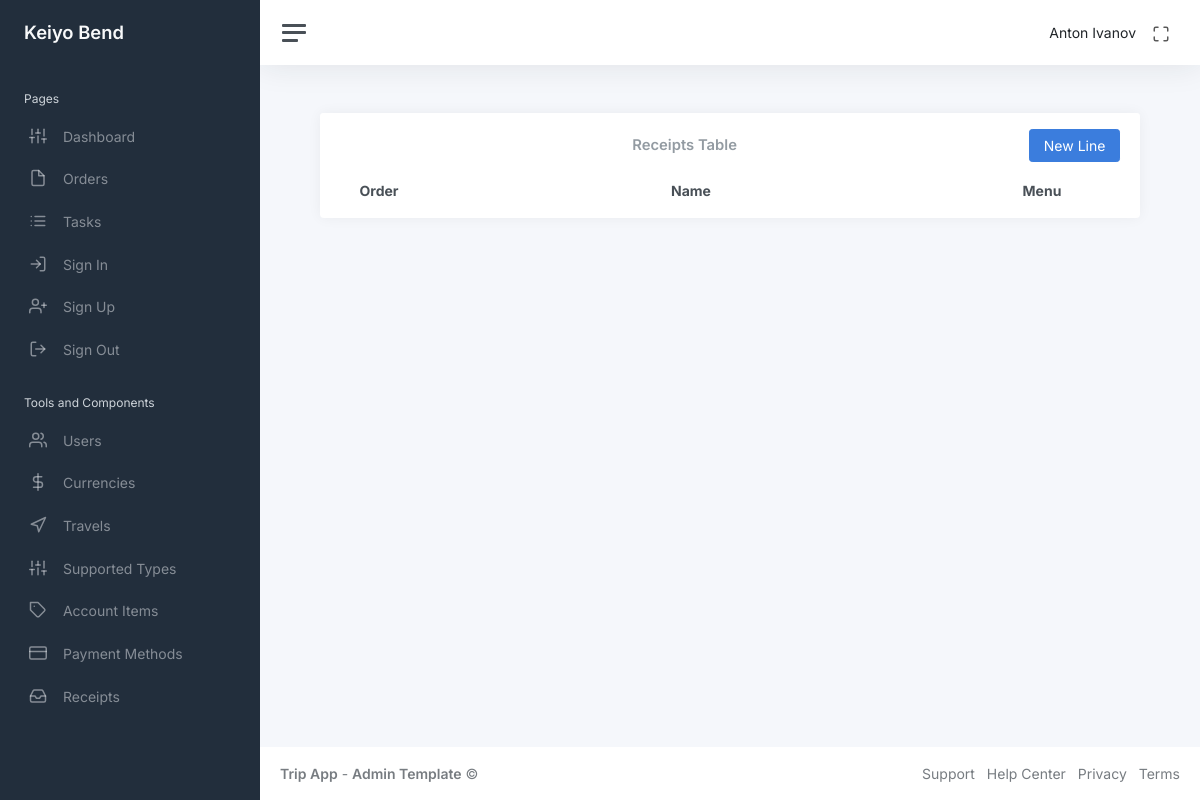
The page /admin_menu/receipts_table (signed in) on the database as committed earlier.
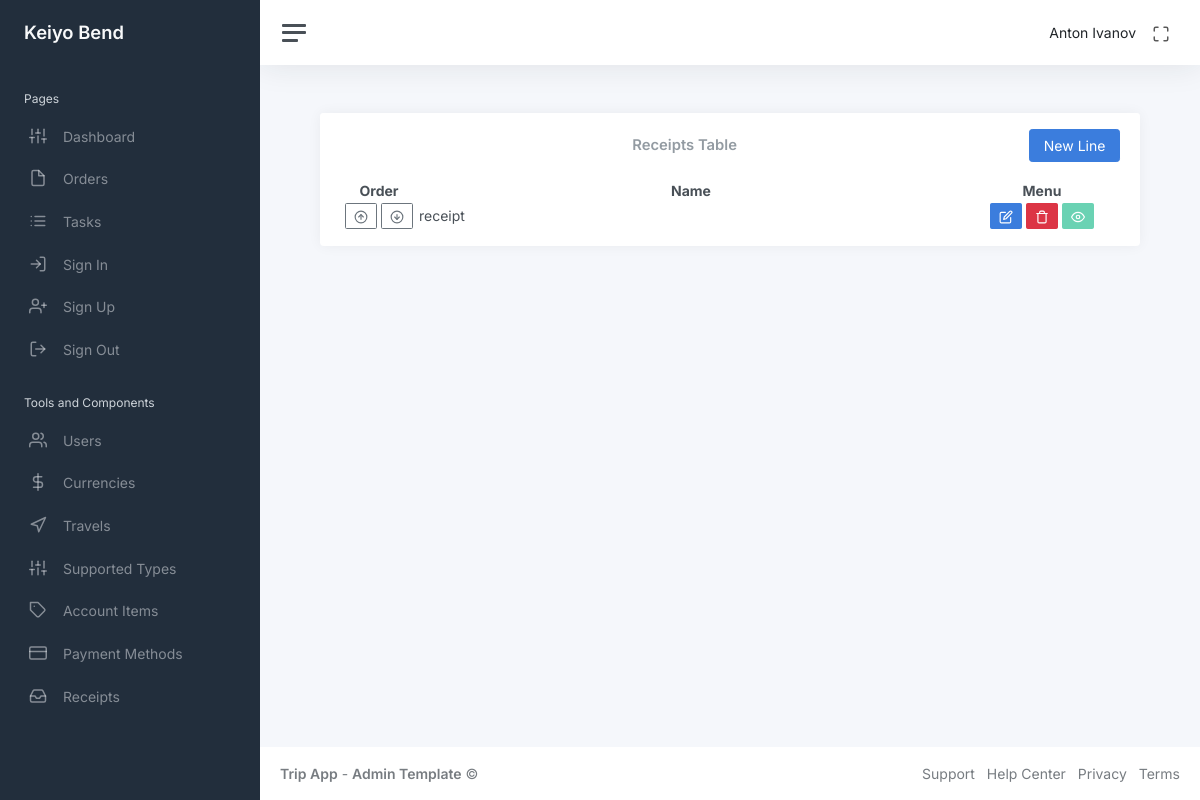
The same page on the database as committed later.
### app/admin/models/receipts.py (models this page shows, shortened)
class Receipts(db.Model):
    id: so.Mapped[int] = so.mapped_column(primary_key=True)
    receiptName: so.Mapped[str] = so.mapped_column(sa.String(), nullable=False, default=None)
    is_show: so.Mapped[bool] = so.mapped_column(sa.Boolean(), default=True, index=True)
    order: so.Mapped[int] = so.mapped_column(sa.Integer(), nullable=False, index=True, default=1)
    details = db.relationship("Details", back_populates="receipt", cascade="all, delete-orphan")

### app/admin/routes/receipts/receipts_table.py (the view)
@bp.route("/admin_menu/receipts_table")
@login_required
def receipts_table():
    receipts = db.session.scalars(sa.select(Receipts).order_by(Receipts.order)).all()
    return render_template("admin/receipts_table.html", title="Receipts Table", receipts=receipts)

### app/auth/models/user.py (called while the page is built)
@login.user_loader
def load_user(id):
    return db.session.get(User, int(id))

### app/admin/templates/admin/receipts_table.html (shortened to what this page needs)
<!DOCTYPE html>
{% extends "main/base.html" %}
{% block content %}
<link rel="stylesheet" href="{{ url_for('admin.static', filename='css/receipts_table_style.css') }}">
<div class="container-fluid p-0">
    <div class="row">
        <div class="col-md-12 ms-sm-auto col-lg-12 px-md-4">
            <div class="card flex-fill">
                <div class="card-header py-3">
                    <div class="d-flex justify-content-between align-items-center">
                        <h3 class="card-title mb-0">Receipts Table</h3>
                        <button class="btn btn-primary btn-add" id="btn-add">New Line</button>
                    </div>
                </div>
                <div class="card-body py-0 mb-3">
                    <table class="display cell-border" style="width: 100%" id="receiptsTable">
                        <thead>
                            <tr style="text-align: center;">
                                <th class="col-order">Order</th>
                                <th class="col-name">Name</th>
                                <th class="col-menu">Menu</th>
                            </tr>
                        </thead>
                        <tbody>
                            {% for receipt in receipts %}
                            <tr data-id="{{ receipt.id }}" data-order="{{ receipt.order }}">
                                <td style="text-align:center">
                                    <button class="btn btn-sm btn-outline-secondary move-up"><i class="align-middle"
                                            data-feather="arrow-up-circle"></i></button>
                                    <button class="btn btn-sm btn-outline-secondary move-down"><i class="align-middle"
                                            data-feather="arrow-down-circle"></i></button>
                                </td>
                                <td class="view-mode receipt-cell">{{ receipt.receiptName }}</td>
                                <td style="text-align:center">
                                    <button class="btn btn-primary btn-sm btn-edit"><i class="align-middle"
                                            data-feather="edit"></i></button>
                                    <button class="btn btn-danger btn-sm btn-delete"><i class="align-middle"
                                            data-feather="trash"></i></button>
                                    <button
                                        class="btn btn-sm btn-show-receipt {{ 'btn-success' if receipt.is_show else 'btn-danger' }}"
                                        disabled>
                                        {% if receipt.is_show %}
                                        <i class="align-middle" data-feather="eye"></i>
                                        {% else %}
                                        <i class="align-middle" data-feather="eye-off"></i>
                                        {% endif %}
                                    </button>
                                </td>
                            </tr>
                            {% endfor %}
                        </tbody>
                    </table>
                </div>
            </div>
        </div>
    </div>
</div>
{% endblock %}

Rows that differ between the two databases and show on the page:
added Receipts: receiptName "receipt", is_show True (drawn)
